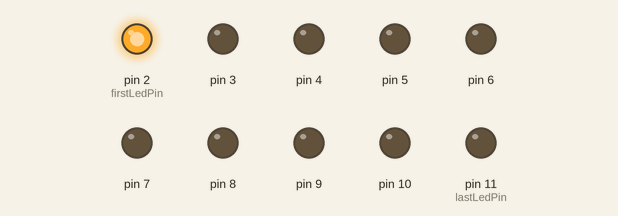
The sketch below on a simulated Arduino Uno, built with avr-gcc and run on an emulated ATmega328P. Parts: output pins drawn as LEDs (lit = HIGH).

Above: at 0.1 s.
At 4.9 s:
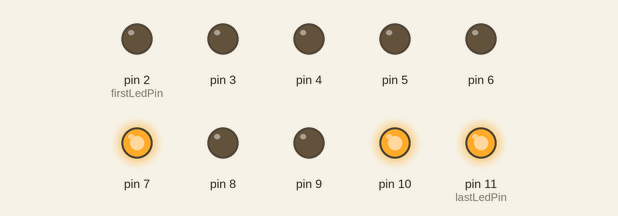
At 9.9 s:
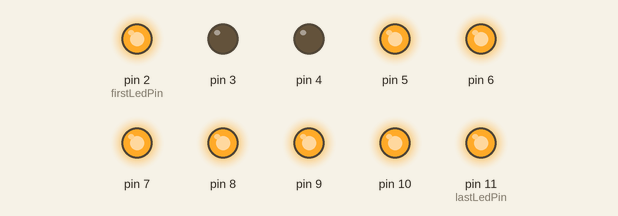
At 19.9 s:
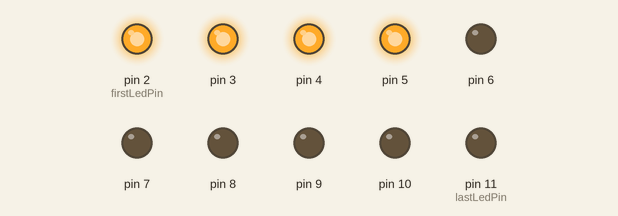
At 29.9 s:
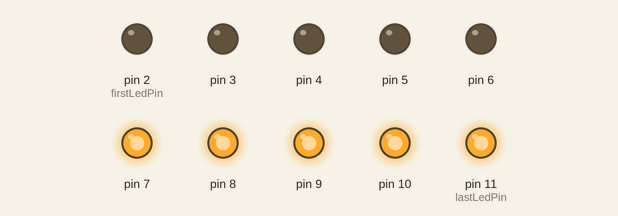
At 39.9 s:
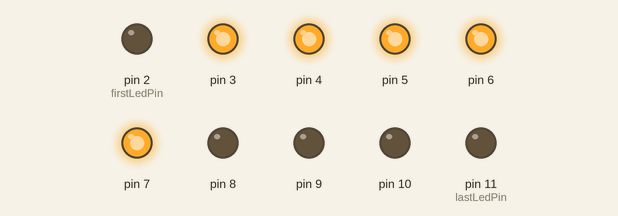
Timing chart, 0 to 40.0 s (numbered marks = the images above):
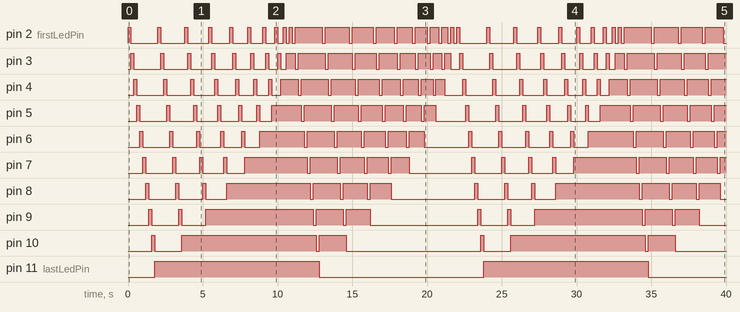

The sketch:

leds.ino
```cpp
int firstLedPin = 2;
int lastLedPin = 11;

void setup() {
  // put your setup code here, to run once:
  for (int pin = firstLedPin; pin <= lastLedPin; ++pin){
    pinMode(pin, OUTPUT);
  }
}

void loop() {

  int tempLastLedPin = lastLedPin;
  for(int tempLastLedPin = lastLedPin; tempLastLedPin >= 0; tempLastLedPin--){
    for(int pin = firstLedPin; pin <= tempLastLedPin; pin++){

      digitalWrite(pin, HIGH);
      delay(200);
      digitalWrite(pin, LOW);

      if(pin == tempLastLedPin){
        digitalWrite(pin, HIGH);
      }
    }
  }

  tempLastLedPin = lastLedPin;
  for(int tempLastLedPin = lastLedPin; tempLastLedPin >= 0; tempLastLedPin--){
    for(int pin = firstLedPin; pin <= tempLastLedPin; pin++){

      digitalWrite(pin, LOW);
      delay(200);
      digitalWrite(pin, HIGH);

      if(pin == tempLastLedPin){
        digitalWrite(pin, LOW);
      }
    }
  }
}
```

Measured:
- by itself, pin 2 (firstLedPin): LOW → HIGH at 0.00 s, → LOW 0.20 s later, → HIGH 1.8 s later, → LOW 0.20 s later, … (66 changes in this stretch)
- by itself, pin 3: LOW → HIGH at 0.20 s, → LOW 0.20 s later, → HIGH 1.8 s later, → LOW 0.20 s later, … (59 changes in this stretch)
- by itself, pin 4: LOW → HIGH at 0.40 s, → LOW 0.20 s later, → HIGH 1.8 s later, → LOW 0.20 s later, … (53 changes in this stretch)
- by itself, pin 5: LOW → HIGH at 0.60 s, → LOW 0.20 s later, → HIGH 1.8 s later, → LOW 0.20 s later, … (47 changes in this stretch)
- by itself, pin 6: LOW → HIGH at 0.80 s, → LOW 0.20 s later, → HIGH 1.8 s later, → LOW 0.20 s later, … (41 changes in this stretch)
- by itself, pin 7: LOW → HIGH at 1.0 s, → LOW 0.20 s later, → HIGH 1.8 s later, → LOW 0.20 s later, … (35 changes in this stretch)
- by itself, pin 8: LOW → HIGH at 1.2 s, → LOW 0.20 s later, → HIGH 1.8 s later, → LOW 0.20 s later, … (28 changes in this stretch)
- by itself, pin 9: LOW → HIGH at 1.4 s, → LOW 0.20 s later, → HIGH 1.8 s later, → LOW 0.20 s later, … (20 changes in this stretch)
